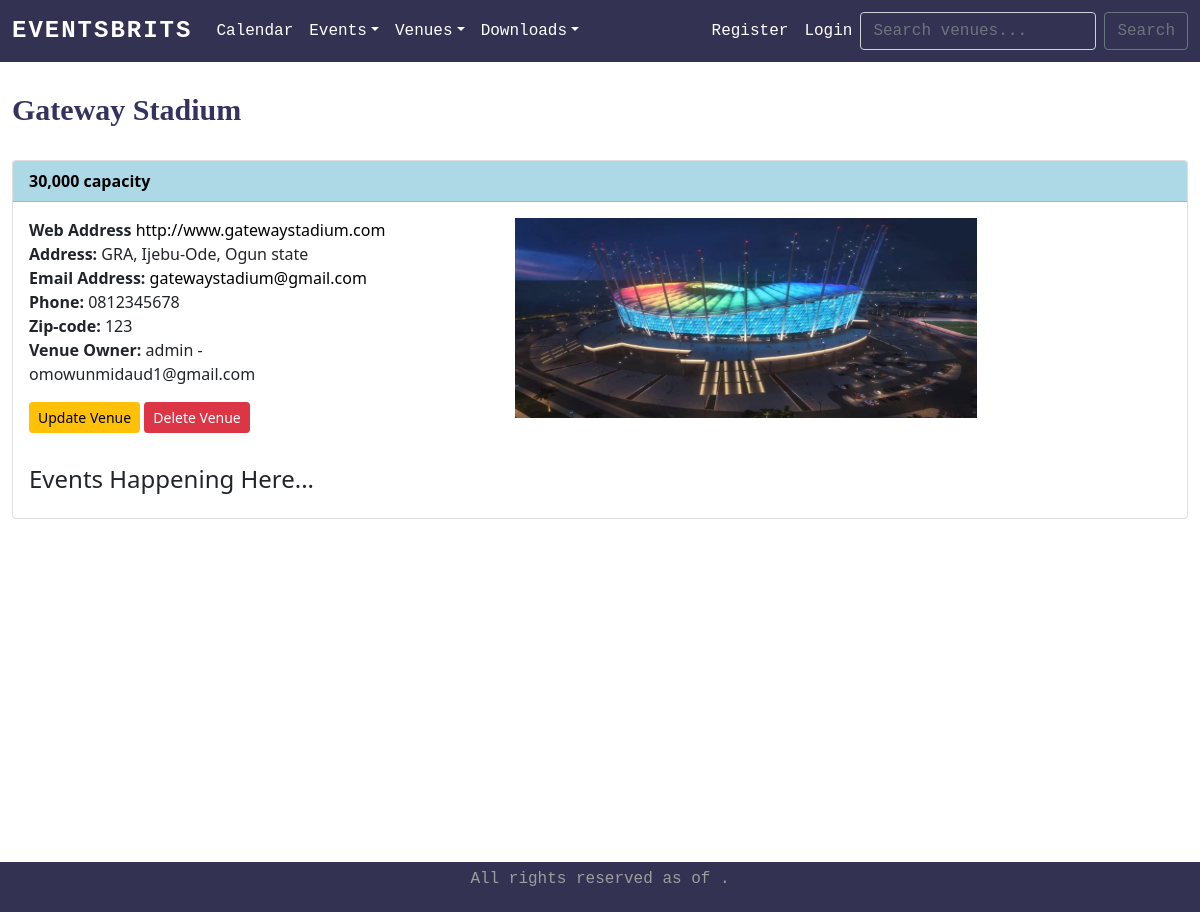
Before: /show_venue/7 with the older database file.
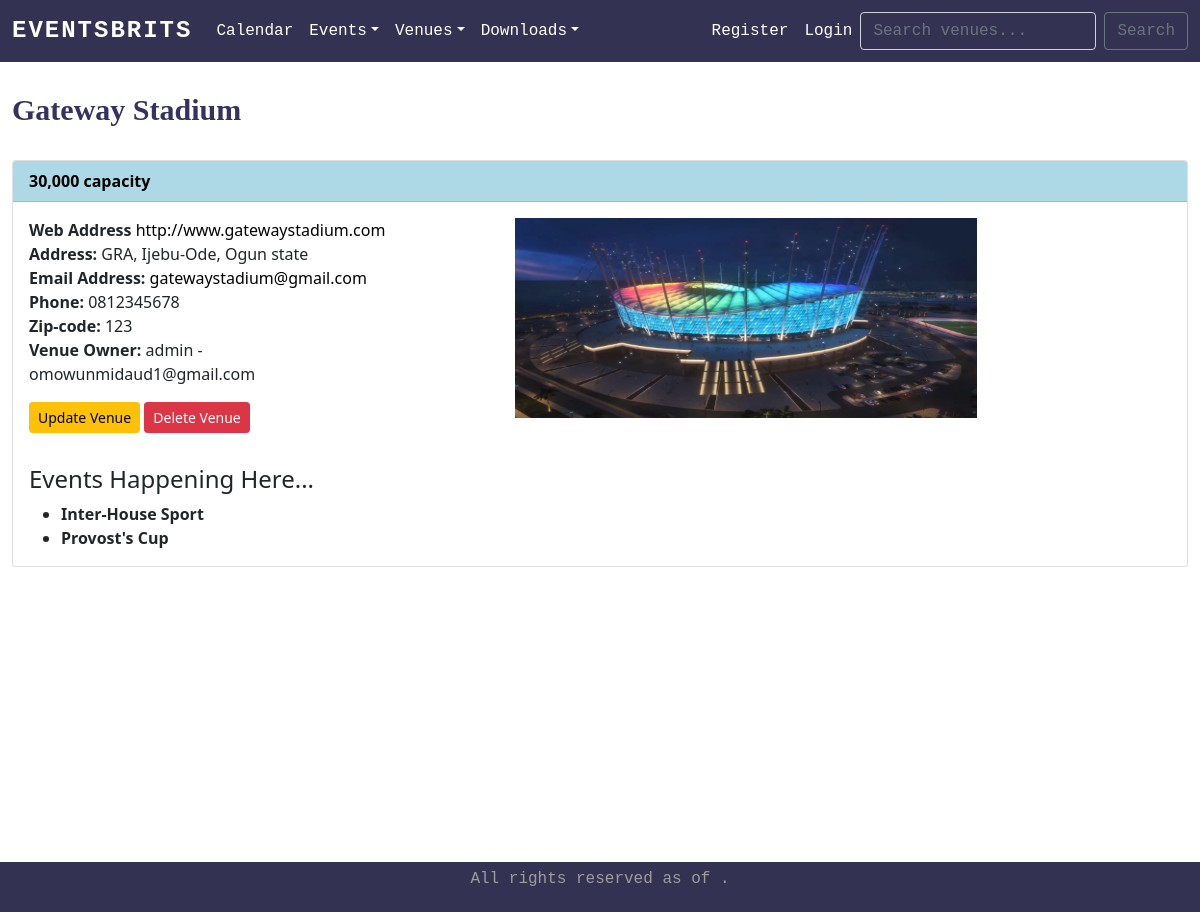
After: the same page with the newer database file.
### firstapp/models.py (models this page shows, shortened)
class Venue(models.Model):
    name = models.CharField('Venue Name', max_length=120)
    address = models.CharField( max_length=300)
    zip_code = models.CharField('Zip Code', max_length=15, blank=True)
    phone = models.CharField('Contact Phone', max_length=25)
    web = models.URLField('Website Address', blank=True)
    email_address = models.EmailField('Email Address')
    capacity = models.CharField('Capacity', max_length=15, blank=False)
    owner = models.IntegerField('Venue Owner', blank=False, default=1)
    venue_image = models.ImageField(null=True, blank=True, upload_to="images/")
    def __str__(self):
        return self.name

class Event(models.Model):
    name = models.CharField('Event Name', max_length=120)
    event_date = models.DateTimeField('Event Date')
    venue = models.ForeignKey(Venue, blank=True, null=True, on_delete=models.CASCADE)
    manager = models.ForeignKey(User, blank=True, null=True, on_delete=models.SET_NULL)
    description = models.TextField(blank=True)
    attendees = models.ManyToManyField(Userlist, blank=True)
    approved = models.BooleanField('Approved', default=False)
    def __str__(self):
        return self.name

### firstapp/views.py (the view)
# urls.py: path('show_venue/<venue_id>', views.show_venue, name='show-venue'),
def show_venue(request, venue_id):
    venue = Venue.objects.get(pk=venue_id)
    events = venue.event_set.all()
    venue_owner = User.objects.get(pk=venue.owner)
    return render(request, 'firstapp/venuedetails.html', {'venue': venue, 'events': events, 'venue_owner': venue_owner})

### firstapp/templates/firstapp/venuedetails.html (shortened to what this page needs)
{% extends 'firstapp/base.html' %}
{% block content %}
    <h1 style="margin-top: 1em;">{{ venue }}</h1> <br />
    <section class="card">
        <div class="card-header">
            <strong>{{ venue.capacity }} capacity</strong>
        </div>
        <div class="row card-body">
            <div class="col-md-4">
                <p class="card-text">
                    <b>Web Address</b> <a style="color: black;" href="{{ venue.web}}">{{ venue.web }}</a> <br />
                    <b>Address:</b> {{ venue.address }} <br />
                    <b>Email Address:</b> <a style="color: black;" href="{{ venue.email_address}}">{{ venue.email_address }}</a> <br />
                    <b>Phone:</b> {{ venue.phone }} <br />
                    <b>Zip-code:</b> {{ venue.zip_code }} <br />
                    <b>Venue Owner:</b> {{ venue_owner }} - {{ venue_owner.email }} <br />
                </p>
                <a href="{% url 'update-venue' venue.id %}" class="btn btn-warning btn-sm"> Update Venue </a>
                <a href="{% url 'delete-venue' venue.id %}" class="btn btn-danger btn-sm"> Delete Venue </a>
            </div>
            {% if venue.venue_image %}
                <img class="col-md-5 offset-md-1" src="{{ venue.venue_image.url }}" alt="venue image" height="200" />
            {% endif %}
        </div>
        <div class="row card-body">
            <h4>Events Happening Here...</h4>
            <div>
                <ul class="card-text">
                    {% for event in events %}
                        <li><strong>{{ event }}</strong></li>
                    {% endfor %}
                </ul>
            </div>
        </div>
    </section>
{% endblock %}

### firstapp/templates/firstapp/base.html (shortened to what this page needs)
<!DOCTYPE html>
<html lang="en">
<head>
    {% load static %}
    <link rel="stylesheet" href="https://cdn.jsdelivr.net/npm/bootstrap-icons@1.9.1/font/bootstrap-icons.css">
    <link rel="stylesheet" href="{% static 'css/bootstrap.min.css' %}" >
    <link rel="stylesheet" href="{% static 'css/style.css' %}" >
</head>
<body>
    <header>
        <nav class="navbar navbar-expand-md">
          <div class="container-fluid">
            <a class="navbar-brand" style="color: white;" href="{% url 'events' %}"> EVENTSBRITS </a>
            <div class="collapse navbar-collapse" id="navbarCollapse">
              <ul class="navbar-nav me-auto mb-2 mb-md-0">
                <li class="nav-item">
                  <a class="nav-link" style="color: white;" aria-current="page" href="{% url 'index' %}">Calendar</a>
                </li>
                <li class="nav-item dropdown">
                  <a class="nav-link dropdown-toggle" style="color: white;" href="#" id="navbardropdown" role="button" data-bs-toggle="dropdown" aria-expanded="false">Events</a>
                </li>
                <li class="nav-item dropdown">
                  <a class="nav-link dropdown-toggle" style="color: white;" href="#" id="navbardropdown" role="button" data-bs-toggle="dropdown" aria-expanded="false">Venues</a>
                </li>
                <li class="nav-item dropdown">
                  <a class="nav-link dropdown-toggle" style="color: white;" href="#" id="navbardropdown" role="button" data-bs-toggle="dropdown" aria-expanded="false">Downloads</a>
                </li>
              </ul>
              <ul class="navbar-nav  navbar-right">
                {% if user.is_authenticated %}
                    <li class="nav-item">
                      <a class="nav-link" style="color: white;" aria-current="page" href="{% url 'logout' %}">Logout</a>
                    </li>
                {% else %}
                    <li class="nav-item">
                      <a class="nav-link" style="color: white;" aria-current="page" href="{% url 'register' %}">Register</a>
                    </li>
                    <li class="nav-item">
                      <a class="nav-link" style="color: white;" aria-current="page" href="{% url 'login' %}">Login</a>
                    </li>
                {% endif %}
              </ul>
              <form class="d-flex" method="POST" action="{% url 'search-venues' %}">
                <input class="form-control me-2" type="search" style="background-color: transparent;" placeholder="Search venues..." aria-label="Search" name="searched" />
                <button class="btn btn-outline-secondary" type="submit">Search</button>
              </form>
            </div>
          </div>
        </nav>
      </header>
      <main class="container-fluid">
        {% block content %}{% endblock %}
      </main>
    <footer class="footer mt-auto py-3">
        <div class="container">
        <p>All rights reserved {{ current_year }} as of {{ time }}.</p>
        </div>
    </footer>
</body>
</html>

### firstapp/static/css/style.css (style rules this page uses)
.navbar, footer { background-color: #343252; font-family: monospace; }
.navbar-brand { font-size: 24px; font-weight: bold; letter-spacing: 2px; }
a { text-decoration: none; }
main { overflow-y: scroll; height: 100vh; }
h1 { font-size: 30px; margin-top: 1em; font-family: Georgia, 'Times New Roman', Times, serif; font-weight: bold; }
.card-header, #card-footer { background-color: lightblue; color: black; }
h1, label, .viewpost > h2 { color: #34325e; }
footer { background-color: #343252; height: 50px; color: #9d9d9d; display: flex; flex-direction: column; justify-content: center; align-items: center; text-align: center; }

Changed rows visible on the page:
added Event: name "Inter-House Sport"
added Event: name "Provost's Cup"
